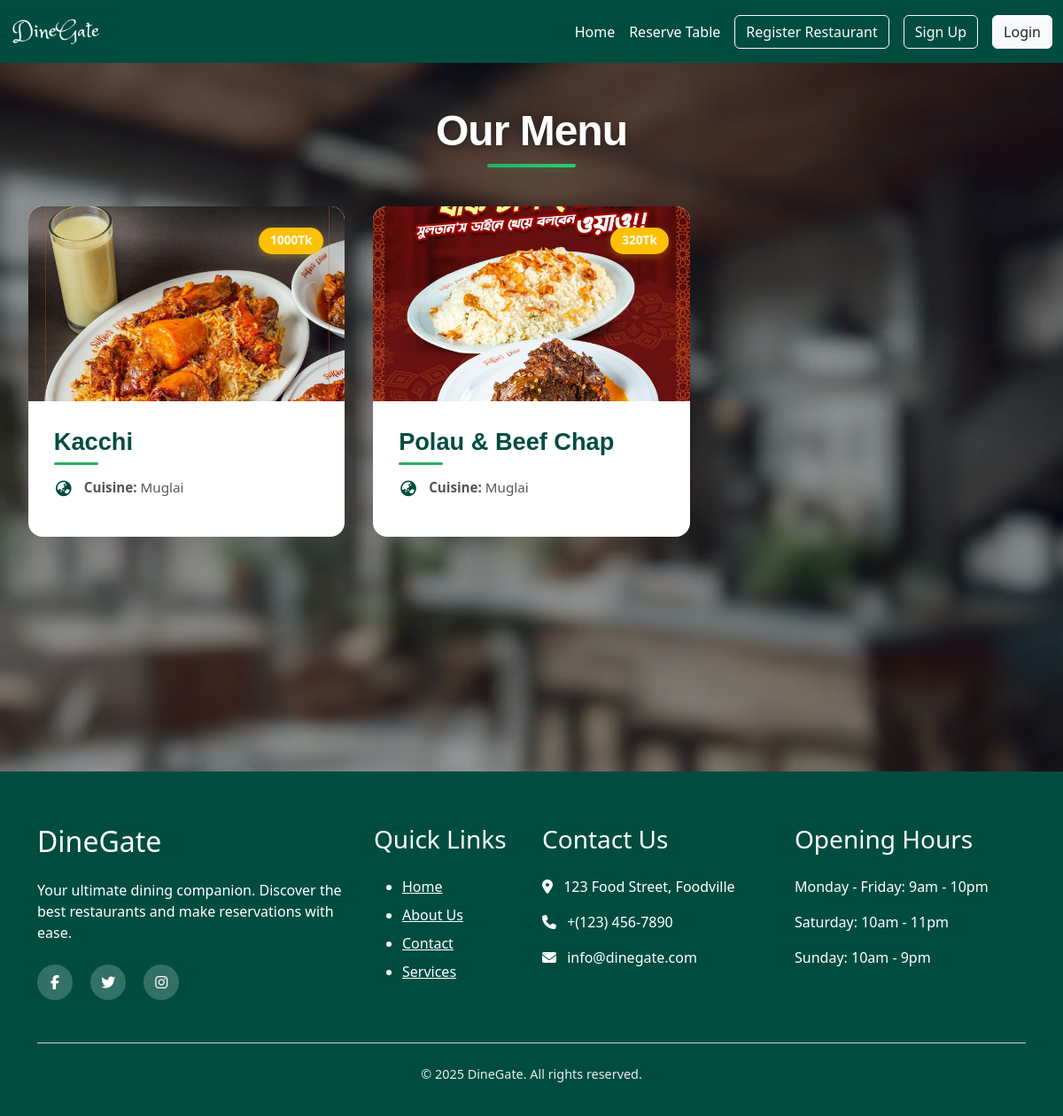
The page /view_menu/4/ on the database its author committed.
### restaurant/models.py (models this page shows, shortened)
class Menu(models.Model):
    restaurant=models.ForeignKey(Restaurant,on_delete=models.CASCADE)
    item_name=models.CharField(max_length=200)
    cuisine=models.CharField(max_length=100,blank=True,null=True)
    price=models.IntegerField()
    food_pic=models.ImageField(blank=True,null=True)

### restaurant/views.py (the view)
# urls.py: path('view_menu/<int:id>/',r_views.view_menu,name='view_menu'),
def view_menu(request,id):
    restaurant = Restaurant.objects.get(pk=id)
    menu_items = Menu.objects.filter(restaurant=restaurant)
    return render(request, 'restaurant/Menu.html', {'menu': menu_items, 'restaurants': restaurant})

### account/context_processors.py (called while the page is built)
def user_role(request):
    user = None
    role = None
    if request.session.get('user_id'):
        try:
            user = CustomerUser.objects.get(id=request.session['user_id'])
            role = 'customer'
        except CustomerUser.DoesNotExist:
            pass
    elif request.session.get('restaurant_id'):
        try:
            user = Restaurant.objects.get(id=request.session['restaurant_id'])
            role = 'restaurant'
        except Restaurant.DoesNotExist:
            pass
    return {
        'logged_user': user,
        'logged_role': role,
    }

### template/restaurant/Menu.html (shortened to what this page needs)
{% extends 'base.html' %}
{% load static %}
{% block content %}
<div class="menu-main-wrapper" style="
    background: linear-gradient(rgba(0, 0, 0, 0.3), rgba(0, 0, 0, 0.3)),
                url('{% static 'images/back2.jpg' %}') no-repeat center center fixed;
    background-size: cover;
    min-height: 100vh;
    padding: 3rem 1rem;
">
    <div class="menu-content-box">
        <div class="menu-page-header">
            <h1 class="menu-page-title">Our Menu</h1>
        </div>
    </div>
    {% if menu %}
    <div class="menu-grid-wrapper">
        {% for item in menu %}
        <div class="menu-item-card">
            {% if item.food_pic %}
            <div class="menu-image-container">
                <img src="{{ item.food_pic.url }}" alt="{{ item.item_name }}" class="menu-item-image">
                <div class="price-badge">
                     {{ item.price }}Tk
                </div>
            </div>
            {% endif %}
            <div class="menu-item-content">
                <h5 class="menu-item-name">
                    {{ item.item_name }}
                </h5>
                <div class="menu-item-meta">
                    <div class="menu-meta-item">
                        <span class="menu-meta-icon"><i class="fas fa-globe-asia"></i></span>
                        <span><strong>Cuisine:</strong> {{ item.cuisine|default:"International" }}</span>
                    </div>
                </div>
            </div>
        </div>
        {% endfor %}
    </div>
    {% else %}
    <div class="no-menu-message">
        <p><i class="fas fa-exclamation-circle"></i> Our menu is currently being updated. Please check back soon!</p>
    </div>
    {% endif %}
</div>
{% endblock %}

### static/css/style.css (style rules this page uses)
body { font-family: 'Poppins', sans-serif; margin: 0; padding: 0; color: #333; line-height: 1.6; }
.menu-content-box { max-width: 1200px; margin: 0 auto 2rem; padding: 0 1rem; text-align: center; }
.menu-page-header { margin-bottom: 2.5rem; animation: fadeInDown 0.8s ease; }
.menu-page-title { font-size: 3rem; color: white; font-weight: 600; margin-bottom: 1rem; letter-spacing: -1px; text-shadow: 0 2px 10px rgba(0,0,0,0.3); position: relative; display: inline-block; font-family: 'Poppins', sans-serif; }
.menu-page-title::after { content: ''; position: absolute; bottom: -12px; left: 50%; transform: translateX(-50%); width: 100px; height: 4px; background: linear-gradient(90deg, #27ae60, #2ecc71); border-radius: 3px; box-shadow: 0 2px 10px rgba(39, 174, 96, 0.4); }
.menu-grid-wrapper { max-width: 1200px; margin: 0 auto; display: grid; grid-template-columns: repeat(auto-fill, minmax(350px, 1fr)); gap: 2rem; padding: 0 1rem; }
.menu-item-card { background: white; border-radius: 16px; box-shadow: 0 15px 30px rgba(0, 0, 0, 0.1); transition: all 0.4s cubic-bezier(0.175, 0.885, 0.32, 1.275); overflow: hidden; position: relative; border: none; }
.menu-image-container { width: 100%; height: 220px; overflow: hidden; position: relative; background: linear-gradient(135deg, #f5f7fa 0%, #e4e8eb 100%); }
.menu-item-image { width: 100%; height: 100%; object-fit: cover; transition: transform 0.8s ease, filter 0.5s ease; }
.menu-item-content { padding: 1.8rem; display: flex; flex-direction: column; }
.menu-item-name { font-size: 1.7rem; color: #004D40; margin-bottom: 0.8rem; font-weight: 700; line-height: 1.3; position: relative; display: inline-block; font-family: 'Poppins', sans-serif; }
.menu-item-name::after { content: ''; position: absolute; bottom: -8px; left: 0; width: 50px; height: 3px; background: #27ae60; border-radius: 3px; transition: width 0.3s ease; }
.menu-item-meta { color: #555; font-size: 0.95rem; margin-top: 0.5rem; }
.menu-meta-item { margin-bottom: 0.8rem; display: flex; align-items: center; }
.menu-meta-icon { margin-right: 12px; color: #004D40; width: 22px; text-align: center; font-size: 1.1rem; }
.price-badge { position: absolute; top: 1.5rem; right: 1.5rem; background: #FFC107; color: #fff; padding: 0.3rem 0.8rem; border-radius: 50px; font-weight: 700; font-size: 0.85rem; display: flex; align-items: center; box-shadow: 0 3px 10px rgba(255, 193, 7, 0.3); }

### rows shown on the page
Menu: food_pic (picture), price "1000", item_name "Kacchi", cuisine "Muglai"
Menu: food_pic (picture), price "320", item_name "Polau & Beef Chap", cuisine "Muglai"
